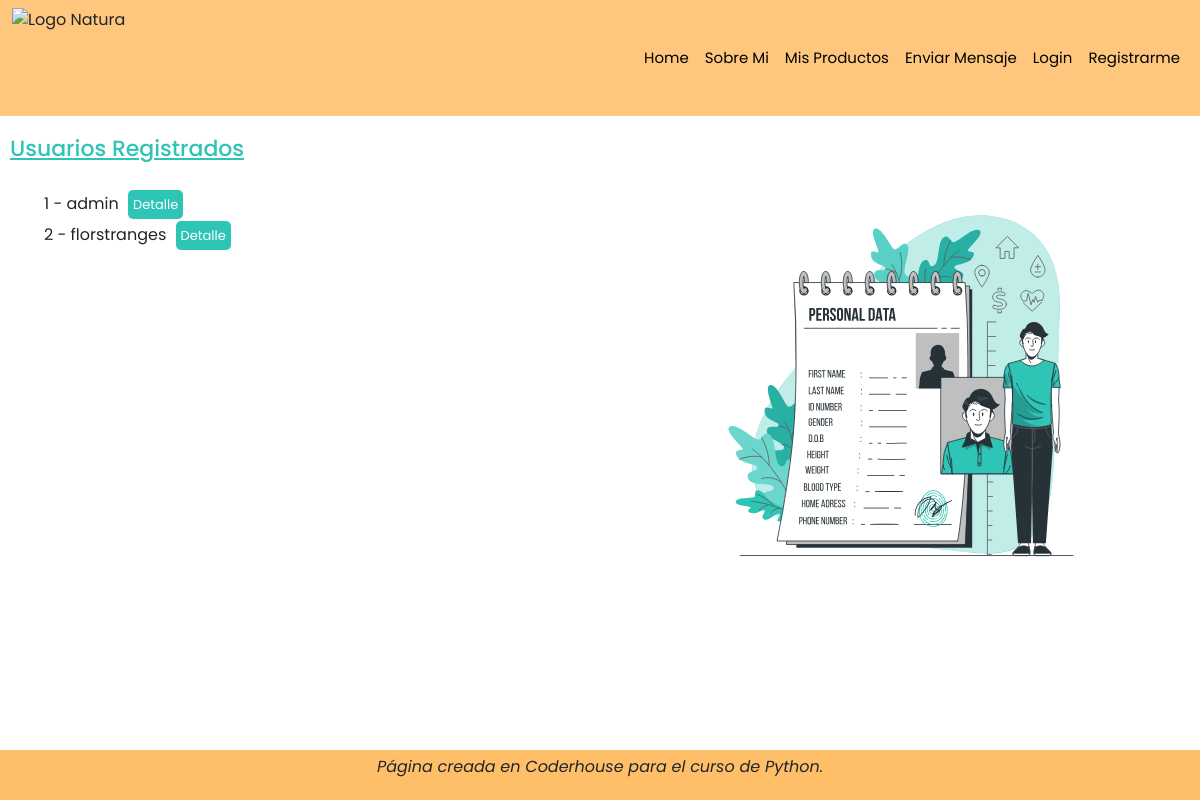
The page /profile/list on the database as committed earlier.
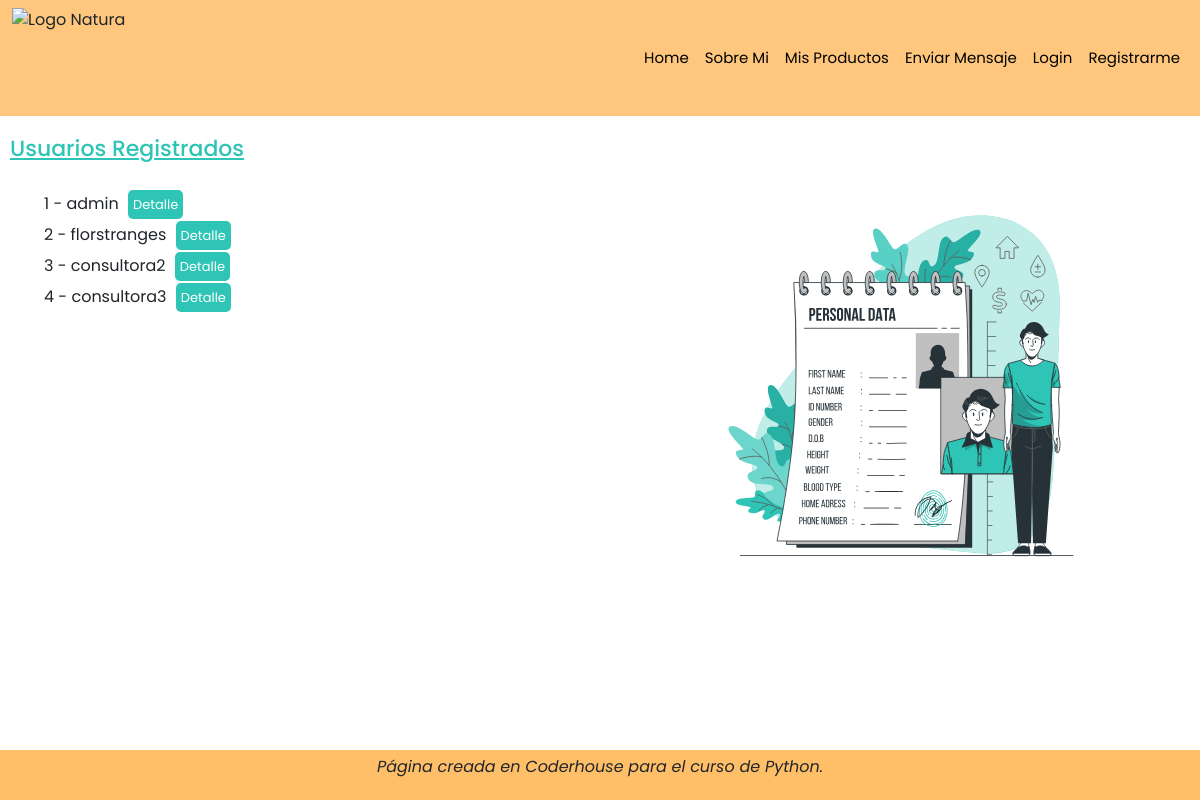
The same page on the database as committed later.
### natura/models.py (models this page shows)
class Profile(models.Model):
    user = models.OneToOneField(to=User, on_delete=models.CASCADE, related_name='profile')
    imagen = models.ImageField(upload_to='profiles')
    def __str__(self):
        return f'{self.id} - {self.user}'

### natura/views.py (the view)
# urls.py: path('profile/list', ProfileList.as_view(), name='profile-list'),
class ProfileList(ListView):
    model = Profile

### natura/templates/natura/profile_list.html (shortened to what this page needs)
{% extends 'natura/base.html' %}
{% load static %}
{% block main %}
<h2>Usuarios Registrados</h2>
<div class="row p-0 m-0">
    <div class="col-12 col-md-6">
        <ul>
            {% for profile in object_list %}
            <li class="botonPeque">
                {{profile}}
                <a href="{% url 'profile-detail' profile.id %}"> Detalle </a>
            </li>
            {% endfor %}
        </ul>
    </div>
    <div class="col-12 col-md-6">
        <img src="{% static 'natura/assets/Personal data-bro.svg' %}" width="400px" height="100%" class="d-flex m-auto">
    </div>
</div>
{% endblock %}

Rows that differ between the two databases and show on the page:
added Profile: id+user "3 - consultora2"
added Profile: id+user "4 - consultora3"
